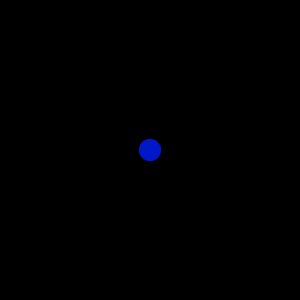
Frame 1 (no input)
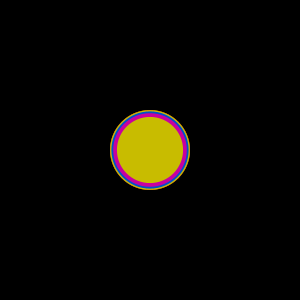
Frame 60 (the mouse pressed at the canvas centre just before this capture)
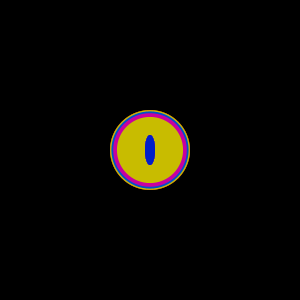
Frame 120 (the mouse held since frame 60 and released just before this capture)

The Processing sketch that drew these frames (run headless with seeded random() and noise(); from frame 60 on, the mouse is pressed at the canvas centre):

// Processing sketch: processing_154313
// ── processing_154313.pde

int counter;

void setup() {  //setup function called initially, only once
  size(300,300);
  background(0 );  //set background white
  colorMode(HSB);   //set colors to Hue, Saturation, Brightness mode
  counter = 5;
}

void draw() {  //draw function loops 
  counter++;
  noStroke();
  fill(random(255),255,200,255);
  
  if(mousePressed == true) { //add some interaction
    ellipse(mouseX, mouseY, 10, 30);
  }
  else {
    ellipse(width/2, height/2, 80*sin(counter), 80*sin(counter));
  }
}
